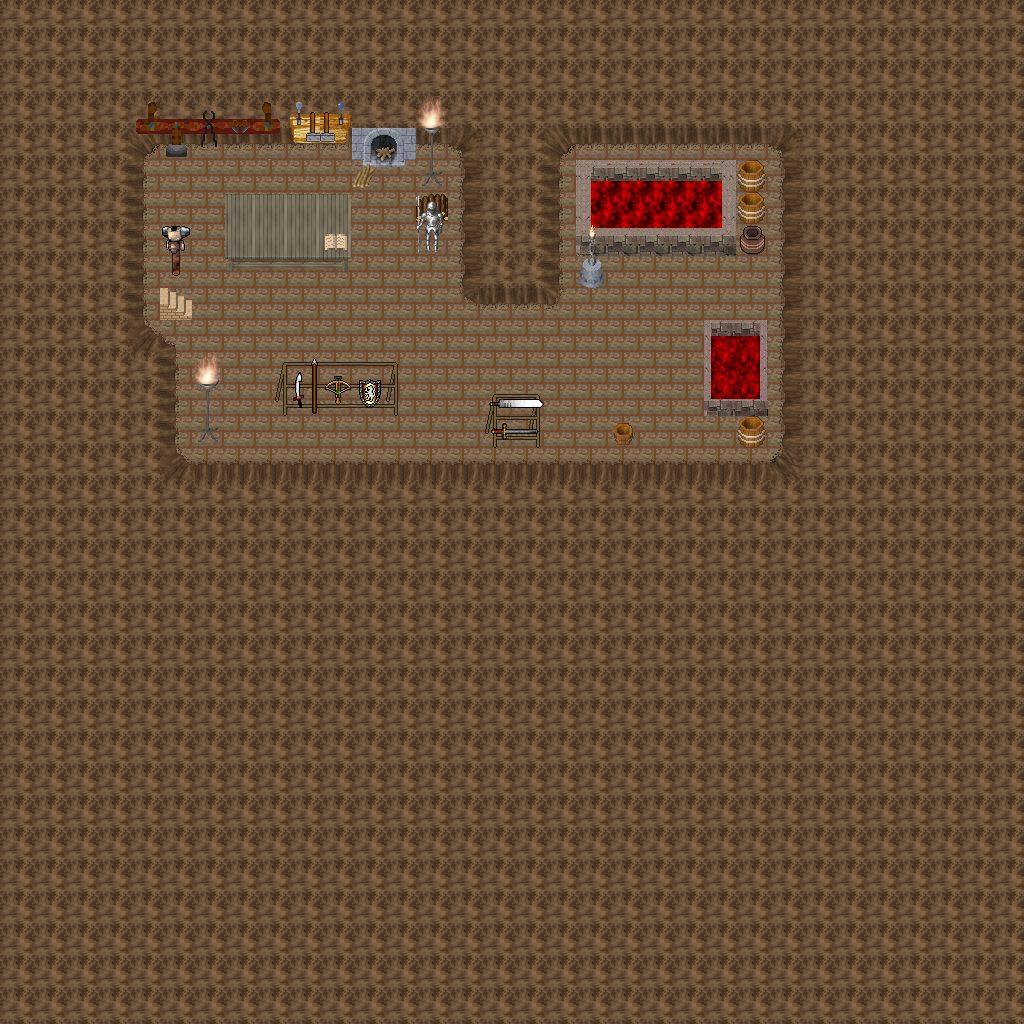

A level layout from a 2D game, rendered from its tile map. Below: a short description, then the map file with tile-grid data replaced by summaries:
An orthogonal 32x32 tile map with 32x32 px tiles, 5 tile layers (0_floor, 1_terrain, 2_object, 3_roof, ...), 3 hidden layers not drawn, 25 tilesets.

<map version="1.0" tiledversion="1.1.3" orientation="orthogonal" renderorder="right-down" width="32" height="32" tilewidth="32" tileheight="32" infinite="0" nextobjectid="1">
 <tileset firstgid="1" name="../../tileset/furniture/carpet/carpets_2.png" tilewidth="32" tileheight="32" tilecount="12" columns="4">
  <image source="../../tileset/furniture/carpet/carpets_2.png" trans="ff00ff" width="128" height="96" />
 </tileset>
 <tileset firstgid="13" name="../../tileset/furniture/other/stick.png" tilewidth="32" tileheight="32" tilecount="2" columns="1">
  <image source="../../tileset/furniture/other/stick.png" width="32" height="64" />
 </tileset>
 <tileset firstgid="15" name="../../tileset/building/stairs/dark_stairs.png" tilewidth="32" tileheight="32" tilecount="2" columns="1">
  <image source="../../tileset/building/stairs/dark_stairs.png" trans="ff00ff" width="32" height="64" />
 </tileset>
 <tileset firstgid="17" name="../../tileset/furniture/light/iron_lamp.png" tilewidth="32" tileheight="32" tilecount="3" columns="1">
  <image source="../../tileset/furniture/light/iron_lamp.png" trans="ff00ff" width="32" height="96" />
 </tileset>
 <tileset firstgid="20" name="../../tileset/furniture/table/grey_plain.png" tilewidth="32" tileheight="32" tilecount="9" columns="3">
  <image source="../../tileset/furniture/table/grey_plain.png" width="96" height="96" />
 </tileset>
 <tileset firstgid="29" name="../../tileset/building/decoration/wood_fire.png" tilewidth="32" tileheight="32" tilecount="4" columns="2">
  <image source="../../tileset/building/decoration/wood_fire.png" trans="ff00ff" width="64" height="64" />
 </tileset>
 <tileset firstgid="33" name="../../tileset/item/statue/metal_and_stone.png" tilewidth="32" tileheight="32" tilecount="6" columns="3">
  <image source="../../tileset/item/statue/metal_and_stone.png" width="96" height="64" />
 </tileset>
 <tileset firstgid="39" name="../../tileset/item/armor/sword_rack.png" tilewidth="32" tileheight="32" tilecount="4" columns="2">
  <image source="../../tileset/item/armor/sword_rack.png" width="64" height="64" />
 </tileset>
 <tileset firstgid="43" name="../../tileset/ground/fire/fire.png" tilewidth="32" tileheight="32" tilecount="27" columns="3">
  <image source="../../tileset/ground/fire/fire.png" width="96" height="288" />
 </tileset>
 <tileset firstgid="70" name="../../tileset/building/decoration/toolset.png" tilewidth="32" tileheight="32" tilecount="18" columns="9">
  <image source="../../tileset/building/decoration/toolset.png" width="288" height="64" />
 </tileset>
 <tileset firstgid="88" name="../../tileset/item/armor/weapons_rack.png" tilewidth="32" tileheight="32" tilecount="18" columns="9">
  <image source="../../tileset/item/armor/weapons_rack.png" width="288" height="64" />
 </tileset>
 <tileset firstgid="106" name="../../tileset/furniture/other/tools_rack.png" tilewidth="32" tileheight="32" tilecount="6" columns="3">
  <image source="../../tileset/furniture/other/tools_rack.png" trans="ff00ff" width="96" height="64" />
 </tileset>
 <tileset firstgid="112" name="../../tileset/item/documents/book.png" tilewidth="32" tileheight="32" tilecount="4" columns="2">
  <image source="../../tileset/item/documents/book.png" width="64" height="64" />
 </tileset>
 <tileset firstgid="116" name="../../tileset/building/decoration/fireplace.png" tilewidth="32" tileheight="32" tilecount="9" columns="3">
  <image source="../../tileset/building/decoration/fireplace.png" width="97" height="96" />
 </tileset>
 <tileset firstgid="125" name="../../tileset/furniture/light/dark_torch.png" tilewidth="32" tileheight="32" tilecount="8" columns="2">
  <image source="../../tileset/furniture/light/dark_torch.png" trans="ff00ff" width="64" height="128" />
 </tileset>
 <tileset firstgid="133" name="../../tileset/item/pot/barrel.png" tilewidth="32" tileheight="32" tilecount="2" columns="1">
  <image source="../../tileset/item/pot/barrel.png" width="32" height="64" />
 </tileset>
 <tileset firstgid="135" name="../../tileset/building/decoration/fireplace_2.png" tilewidth="32" tileheight="32" tilecount="9" columns="3">
  <image source="../../tileset/building/decoration/fireplace_2.png" width="96" height="96" />
 </tileset>
 <tileset firstgid="144" name="../../tileset/item/pot/pot_purple.png" tilewidth="32" tileheight="32" tilecount="1" columns="1">
  <image source="../../tileset/item/pot/pot_purple.png" trans="ff00ff" width="32" height="32" />
 </tileset>
 <tileset firstgid="145" name="../../tileset/item/armor/armor.png" tilewidth="32" tileheight="32" tilecount="4" columns="4">
  <image source="../../tileset/item/armor/armor.png" width="128" height="32" />
 </tileset>
 <tileset firstgid="149" name="../../tileset/furniture/light/flames.png" tilewidth="32" tileheight="32" tilecount="6" columns="6">
  <image source="../../tileset/furniture/light/flames.png" trans="ff00ff" width="192" height="32" />
 </tileset>
 <tileset firstgid="155" name="logic/portal" tilewidth="32" tileheight="32" tilecount="7" columns="7">
  <image source="../../tileset/logic/portal.png" width="224" height="32" />
 </tileset>
 <tileset firstgid="162" name="logic/item/resources" tilewidth="32" tileheight="32" tilecount="6" columns="6">
  <image source="../../tileset/logic/item/resources.png" width="192" height="32" />
 </tileset>
 <tileset firstgid="168" name="logic/collision" tilewidth="32" tileheight="32" tilecount="1" columns="1">
  <image source="../../tileset/logic/collision.png" width="32" height="32" />
 </tileset>
 <tileset firstgid="169" name="../../tileset/building/wall/int_clay.png" tilewidth="32" tileheight="32" tilecount="100" columns="10">
  <image source="../../tileset/building/wall/int_clay.png" width="320" height="320" />
 </tileset>
 <tileset firstgid="269" name="item/firewood" tilewidth="32" tileheight="32" tilecount="12" columns="3">
  <image source="../../tileset/item/firewood.png" width="96" height="128" />
 </tileset>
 <layer name="0_floor" width="32" height="32">
  <data>[1024 cells, 1024 non-empty, 2 distinct tile ids]</data>
 </layer>
 <layer name="1_terrain" width="32" height="32">
  <data>[1024 cells, 113 non-empty, 46 distinct tile ids]</data>
 </layer>
 <layer name="2_object" width="32" height="32">
  <data>[1024 cells, 45 non-empty, 39 distinct tile ids]</data>
 </layer>
 <layer name="3_roof" width="32" height="32">
  <data>[1024 cells, 8 non-empty, 7 distinct tile ids]</data>
 </layer>
 <layer name="4_roof_add" width="32" height="32">
  <data>[1024 cells, 8 non-empty, 7 distinct tile ids]</data>
 </layer>
 <layer name="objects" width="32" height="32" visible="0">
  <data>[1024 cells, 2 non-empty, 2 distinct tile ids]</data>
 </layer>
 <layer name="collision" width="32" height="32" visible="0" opacity="0.37">
  <data>[1024 cells, 924 non-empty, 1 distinct tile ids]</data>
 </layer>
 <layer name="protection" width="32" height="32" visible="0">
  <data>[1024 cells, 0 non-empty, 0 distinct tile ids]</data>
 </layer>
</map>
